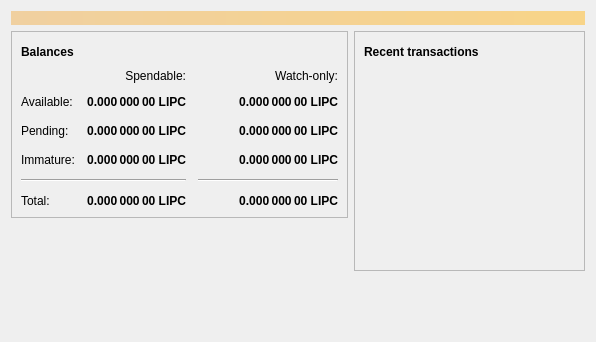
<?xml version="1.0" encoding="UTF-8"?>
<ui version="4.0">
 <class>OverviewPage</class>
 <widget class="QWidget" name="OverviewPage">
  <property name="geometry">
   <rect>
    <x>0</x>
    <y>0</y>
    <width>596</width>
    <height>342</height>
   </rect>
  </property>
  <property name="windowTitle">
   <string>Form</string>
  </property>
  <layout class="QVBoxLayout" name="topLayout">
   <item>
    <widget class="QLabel" name="labelAlerts">
     <property name="visible">
      <bool>false</bool>
     </property>
     <property name="styleSheet">
      <string notr="true">QLabel { background-color: qlineargradient(x1: 0, y1: 0, x2: 1, y2: 0, stop:0 #F0D0A0, stop:1 #F8D488); color:#000000; }</string>
     </property>
     <property name="wordWrap">
      <bool>true</bool>
     </property>
     <property name="margin">
      <number>3</number>
     </property>
     <property name="textInteractionFlags">
      <set>Qt::TextSelectableByMouse</set>
     </property>
    </widget>
   </item>
   <item>
    <layout class="QHBoxLayout" name="horizontalLayout" stretch="1,1">
     <item>
      <layout class="QVBoxLayout" name="verticalLayout_2">
       <item>
        <widget class="QFrame" name="frame">
         <property name="frameShape">
          <enum>QFrame::StyledPanel</enum>
         </property>
         <property name="frameShadow">
          <enum>QFrame::Raised</enum>
         </property>
         <layout class="QVBoxLayout" name="verticalLayout_4">
          <item>
           <layout class="QHBoxLayout" name="horizontalLayout_4">
            <item>
             <widget class="QLabel" name="label_5">
              <property name="font">
               <font>
                <weight>75</weight>
                <bold>true</bold>
               </font>
              </property>
              <property name="text">
               <string>Balances</string>
              </property>
             </widget>
            </item>
            <item>
             <widget class="QPushButton" name="labelWalletStatus">
              <property name="enabled">
               <bool>true</bool>
              </property>
              <property name="maximumSize">
               <size>
                <width>30</width>
                <height>16777215</height>
               </size>
              </property>
              <property name="toolTip">
               <string>The displayed information may be out of date. Your wallet automatically synchronizes with the LipCoin network after a connection is established, but this process has not completed yet.</string>
              </property>
              <property name="text">
               <string/>
              </property>
              <property name="icon">
               <iconset resource="../lipcoin.qrc">
                <normaloff>:/icons/warning</normaloff>
                <disabledoff>:/icons/warning</disabledoff>:/icons/warning</iconset>
              </property>
              <property name="iconSize">
               <size>
                <width>24</width>
                <height>24</height>
               </size>
              </property>
              <property name="flat">
               <bool>true</bool>
              </property>
             </widget>
            </item>
            <item>
             <spacer name="horizontalSpacer_3">
              <property name="orientation">
               <enum>Qt::Horizontal</enum>
              </property>
              <property name="sizeHint" stdset="0">
               <size>
                <width>40</width>
                <height>20</height>
               </size>
              </property>
             </spacer>
            </item>
           </layout>
          </item>
          <item>
           <layout class="QGridLayout" name="gridLayout">
            <property name="spacing">
             <number>12</number>
            </property>
            <item row="2" column="2">
             <widget class="QLabel" name="labelWatchPending">
              <property name="font">
               <font>
                <weight>75</weight>
                <bold>true</bold>
               </font>
              </property>
              <property name="cursor">
               <cursorShape>IBeamCursor</cursorShape>
              </property>
              <property name="toolTip">
               <string>Unconfirmed transactions to watch-only addresses</string>
              </property>
              <property name="text">
               <string notr="true">0.000 000 00 LIPC</string>
              </property>
              <property name="alignment">
               <set>Qt::AlignRight|Qt::AlignTrailing|Qt::AlignVCenter</set>
              </property>
              <property name="textInteractionFlags">
               <set>Qt::LinksAccessibleByMouse|Qt::TextSelectableByKeyboard|Qt::TextSelectableByMouse</set>
              </property>
             </widget>
            </item>
            <item row="2" column="1">
             <widget class="QLabel" name="labelUnconfirmed">
              <property name="font">
               <font>
                <weight>75</weight>
                <bold>true</bold>
               </font>
              </property>
              <property name="cursor">
               <cursorShape>IBeamCursor</cursorShape>
              </property>
              <property name="toolTip">
               <string>Total of transactions that have yet to be confirmed, and do not yet count toward the spendable balance</string>
              </property>
              <property name="text">
               <string notr="true">0.000 000 00 LIPC</string>
              </property>
              <property name="alignment">
               <set>Qt::AlignRight|Qt::AlignTrailing|Qt::AlignVCenter</set>
              </property>
              <property name="textInteractionFlags">
               <set>Qt::LinksAccessibleByMouse|Qt::TextSelectableByKeyboard|Qt::TextSelectableByMouse</set>
              </property>
             </widget>
            </item>
            <item row="3" column="2">
             <widget class="QLabel" name="labelWatchImmature">
              <property name="font">
               <font>
                <weight>75</weight>
                <bold>true</bold>
               </font>
              </property>
              <property name="cursor">
               <cursorShape>IBeamCursor</cursorShape>
              </property>
              <property name="toolTip">
               <string>Mined balance in watch-only addresses that has not yet matured</string>
              </property>
              <property name="text">
               <string notr="true">0.000 000 00 LIPC</string>
              </property>
              <property name="alignment">
               <set>Qt::AlignRight|Qt::AlignTrailing|Qt::AlignVCenter</set>
              </property>
              <property name="textInteractionFlags">
               <set>Qt::LinksAccessibleByMouse|Qt::TextSelectableByKeyboard|Qt::TextSelectableByMouse</set>
              </property>
             </widget>
            </item>
            <item row="4" column="0" colspan="2">
             <widget class="Line" name="line">
              <property name="orientation">
               <enum>Qt::Horizontal</enum>
              </property>
             </widget>
            </item>
            <item row="4" column="2">
             <widget class="Line" name="lineWatchBalance">
              <property name="sizePolicy">
               <sizepolicy hsizetype="Preferred" vsizetype="Fixed">
                <horstretch>0</horstretch>
                <verstretch>0</verstretch>
               </sizepolicy>
              </property>
              <property name="minimumSize">
               <size>
                <width>140</width>
                <height>0</height>
               </size>
              </property>
              <property name="orientation">
               <enum>Qt::Horizontal</enum>
              </property>
             </widget>
            </item>
            <item row="5" column="0">
             <widget class="QLabel" name="labelTotalText">
              <property name="text">
               <string>Total:</string>
              </property>
             </widget>
            </item>
            <item row="3" column="1">
             <widget class="QLabel" name="labelImmature">
              <property name="font">
               <font>
                <weight>75</weight>
                <bold>true</bold>
               </font>
              </property>
              <property name="cursor">
               <cursorShape>IBeamCursor</cursorShape>
              </property>
              <property name="toolTip">
               <string>Mined balance that has not yet matured</string>
              </property>
              <property name="text">
               <string notr="true">0.000 000 00 LIPC</string>
              </property>
              <property name="alignment">
               <set>Qt::AlignRight|Qt::AlignTrailing|Qt::AlignVCenter</set>
              </property>
              <property name="textInteractionFlags">
               <set>Qt::LinksAccessibleByMouse|Qt::TextSelectableByKeyboard|Qt::TextSelectableByMouse</set>
              </property>
             </widget>
            </item>
            <item row="2" column="3">
             <spacer name="horizontalSpacer_2">
              <property name="orientation">
               <enum>Qt::Horizontal</enum>
              </property>
              <property name="sizeHint" stdset="0">
               <size>
                <width>40</width>
                <height>20</height>
               </size>
              </property>
             </spacer>
            </item>
            <item row="3" column="0">
             <widget class="QLabel" name="labelImmatureText">
              <property name="text">
               <string>Immature:</string>
              </property>
             </widget>
            </item>
            <item row="5" column="1">
             <widget class="QLabel" name="labelTotal">
              <property name="font">
               <font>
                <weight>75</weight>
                <bold>true</bold>
               </font>
              </property>
              <property name="cursor">
               <cursorShape>IBeamCursor</cursorShape>
              </property>
              <property name="toolTip">
               <string>Your current total balance</string>
              </property>
              <property name="text">
               <string notr="true">0.000 000 00 LIPC</string>
              </property>
              <property name="alignment">
               <set>Qt::AlignRight|Qt::AlignTrailing|Qt::AlignVCenter</set>
              </property>
              <property name="textInteractionFlags">
               <set>Qt::LinksAccessibleByMouse|Qt::TextSelectableByKeyboard|Qt::TextSelectableByMouse</set>
              </property>
             </widget>
            </item>
            <item row="5" column="2">
             <widget class="QLabel" name="labelWatchTotal">
              <property name="font">
               <font>
                <weight>75</weight>
                <bold>true</bold>
               </font>
              </property>
              <property name="cursor">
               <cursorShape>IBeamCursor</cursorShape>
              </property>
              <property name="toolTip">
               <string>Current total balance in watch-only addresses</string>
              </property>
              <property name="text">
               <string notr="true">0.000 000 00 LIPC</string>
              </property>
              <property name="alignment">
               <set>Qt::AlignRight|Qt::AlignTrailing|Qt::AlignVCenter</set>
              </property>
              <property name="textInteractionFlags">
               <set>Qt::LinksAccessibleByMouse|Qt::TextSelectableByKeyboard|Qt::TextSelectableByMouse</set>
              </property>
             </widget>
            </item>
            <item row="0" column="2">
             <widget class="QLabel" name="labelWatchonly">
              <property name="text">
               <string>Watch-only:</string>
              </property>
              <property name="alignment">
               <set>Qt::AlignRight|Qt::AlignTrailing|Qt::AlignVCenter</set>
              </property>
             </widget>
            </item>
            <item row="1" column="0">
             <widget class="QLabel" name="labelBalanceText">
              <property name="text">
               <string>Available:</string>
              </property>
             </widget>
            </item>
            <item row="1" column="1">
             <widget class="QLabel" name="labelBalance">
              <property name="font">
               <font>
                <weight>75</weight>
                <bold>true</bold>
               </font>
              </property>
              <property name="cursor">
               <cursorShape>IBeamCursor</cursorShape>
              </property>
              <property name="toolTip">
               <string>Your current spendable balance</string>
              </property>
              <property name="text">
               <string notr="true">0.000 000 00 LIPC</string>
              </property>
              <property name="alignment">
               <set>Qt::AlignRight|Qt::AlignTrailing|Qt::AlignVCenter</set>
              </property>
              <property name="textInteractionFlags">
               <set>Qt::LinksAccessibleByMouse|Qt::TextSelectableByKeyboard|Qt::TextSelectableByMouse</set>
              </property>
             </widget>
            </item>
            <item row="1" column="2">
             <widget class="QLabel" name="labelWatchAvailable">
              <property name="font">
               <font>
                <weight>75</weight>
                <bold>true</bold>
               </font>
              </property>
              <property name="cursor">
               <cursorShape>IBeamCursor</cursorShape>
              </property>
              <property name="toolTip">
               <string>Your current balance in watch-only addresses</string>
              </property>
              <property name="text">
               <string notr="true">0.000 000 00 LIPC</string>
              </property>
              <property name="alignment">
               <set>Qt::AlignRight|Qt::AlignTrailing|Qt::AlignVCenter</set>
              </property>
              <property name="textInteractionFlags">
               <set>Qt::LinksAccessibleByMouse|Qt::TextSelectableByKeyboard|Qt::TextSelectableByMouse</set>
              </property>
             </widget>
            </item>
            <item row="2" column="0">
             <widget class="QLabel" name="labelPendingText">
              <property name="text">
               <string>Pending:</string>
              </property>
             </widget>
            </item>
            <item row="0" column="1">
             <widget class="QLabel" name="labelSpendable">
              <property name="text">
               <string>Spendable:</string>
              </property>
              <property name="alignment">
               <set>Qt::AlignRight|Qt::AlignTrailing|Qt::AlignVCenter</set>
              </property>
             </widget>
            </item>
           </layout>
          </item>
         </layout>
        </widget>
       </item>
       <item>
        <spacer name="verticalSpacer">
         <property name="orientation">
          <enum>Qt::Vertical</enum>
         </property>
         <property name="sizeHint" stdset="0">
          <size>
           <width>20</width>
           <height>40</height>
          </size>
         </property>
        </spacer>
       </item>
           <item>
      <widget class="QLabel" name="label_6">
       <property name="text">
        <string/>
       </property>
       <property name="pixmap">
        <pixmap resource="../lipcoin.qrc">:/icons/backg</pixmap>
       </property>
       <property name="scaledContents">
        <bool>false</bool>
       </property>
       <property name="alignment">
        <set>Qt::AlignCenter</set>
       </property>
       <property name="margin">
        <number>-2</number>
         </property>
      </widget>
     </item>
      </layout>
     </item>     
     <item>
      <layout class="QVBoxLayout" name="verticalLayout_3">
       <item>
        <widget class="QFrame" name="frame_2">
         <property name="frameShape">
          <enum>QFrame::StyledPanel</enum>
         </property>
         <property name="frameShadow">
          <enum>QFrame::Raised</enum>
         </property>
         <layout class="QVBoxLayout" name="verticalLayout">
          <item>
           <layout class="QHBoxLayout" name="horizontalLayout_2">
            <item>
             <widget class="QLabel" name="label_4">
              <property name="font">
               <font>
                <weight>75</weight>
                <bold>true</bold>
               </font>
              </property>
              <property name="text">
               <string>Recent transactions</string>
              </property>
             </widget>
            </item>
            <item>
             <widget class="QPushButton" name="labelTransactionsStatus">
              <property name="enabled">
               <bool>true</bool>
              </property>
              <property name="maximumSize">
               <size>
                <width>30</width>
                <height>16777215</height>
               </size>
              </property>
              <property name="toolTip">
               <string>The displayed information may be out of date. Your wallet automatically synchronizes with the LipCoin network after a connection is established, but this process has not completed yet.</string>
              </property>
              <property name="text">
               <string/>
              </property>
              <property name="icon">
               <iconset resource="../lipcoin.qrc">
                <normaloff>:/icons/warning</normaloff>
                <disabledoff>:/icons/warning</disabledoff>:/icons/warning</iconset>
              </property>
              <property name="iconSize">
               <size>
                <width>24</width>
                <height>24</height>
               </size>
              </property>
              <property name="flat">
               <bool>true</bool>
              </property>
             </widget>
            </item>
            <item>
             <spacer name="horizontalSpacer">
              <property name="orientation">
               <enum>Qt::Horizontal</enum>
              </property>
              <property name="sizeHint" stdset="0">
               <size>
                <width>40</width>
                <height>20</height>
               </size>
              </property>
             </spacer>
            </item>
           </layout>
          </item>
          <item>
           <widget class="QListView" name="listTransactions">
            <property name="styleSheet">
             <string notr="true">QListView { background: transparent; }</string>
            </property>
            <property name="frameShape">
             <enum>QFrame::NoFrame</enum>
            </property>
            <property name="verticalScrollBarPolicy">
             <enum>Qt::ScrollBarAlwaysOff</enum>
            </property>
            <property name="horizontalScrollBarPolicy">
             <enum>Qt::ScrollBarAlwaysOff</enum>
            </property>
            <property name="selectionMode">
             <enum>QAbstractItemView::NoSelection</enum>
            </property>
           </widget>
          </item>
         </layout>
        </widget>
       </item>
       <item>
        <spacer name="verticalSpacer_2">
         <property name="orientation">
          <enum>Qt::Vertical</enum>
         </property>
         <property name="sizeHint" stdset="0">
          <size>
           <width>20</width>
           <height>40</height>
          </size>
         </property>
        </spacer>
       </item>
      </layout>
     </item>
    </layout>
   </item>
  </layout>
 </widget>
 <resources/>
 <connections/>
</ui>
